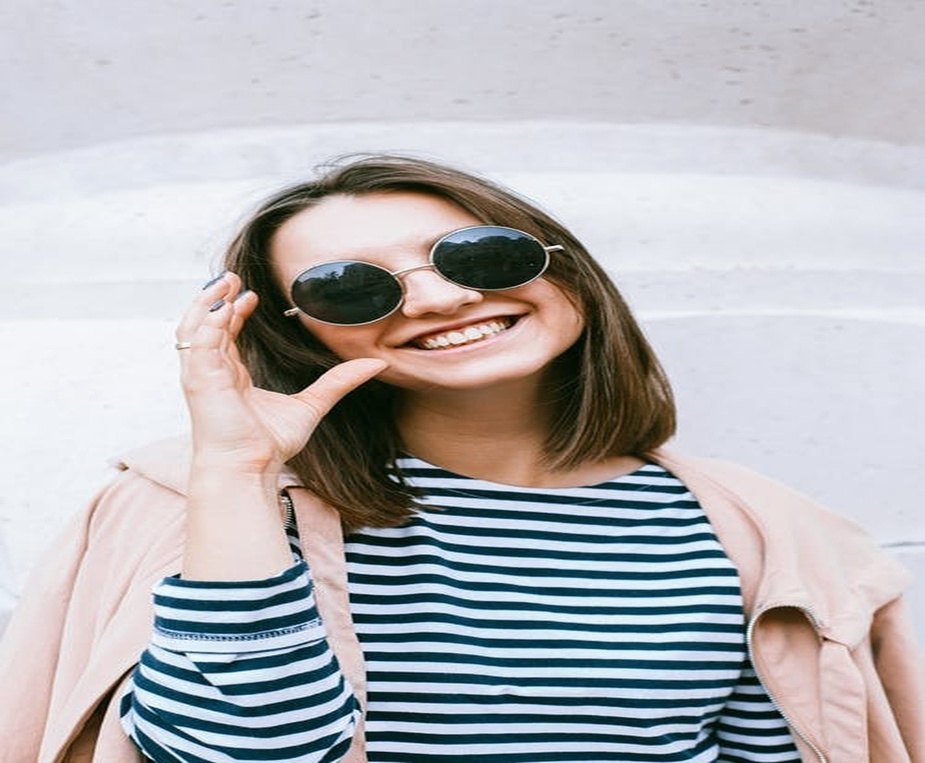
#> input picture OpenCV2/images/1.jpeg, 925 x 763 px, shrunk from 1152 x 951 before the run
$ python Adaptive_Thresholding.py
#> lines starting #> are read from the running program, lines starting #| are printed output that depends on the picture; after the words box and inside, x2 and y2 are one past the last pixel; in counts of white or black regions, pixels touching at a corner belong together
"""
    Python | Thresholding techniques using OpenCV
    Set-2 (Adaptive Thresholding)

    Simple Thresholding was explained with different types of
    thresholding techniques. Another Thresholding techniques is Adaptive
    Thresholding. In Simple Thresholding technique, a global value of threshold was used
    which remained constant throughout. So, a constant threshold value won't help
    in the case of variable lighting conditions in different areas. Adaptive
    thresholding is the method where the threshold value is calculated for smaller
    regions. This lead to different threshold values for different region with
    respect to the changing in lighting. We use cv2.adaptiveThreshold for this.
"""

# Python program to illustrate
# adaptive thresholding type on an image

# organizing imports
import cv2
import numpy as np

# path to input image is specfied and
# image is loaded with imread command
img = cv2.imread("../images/1.jpeg", 0)
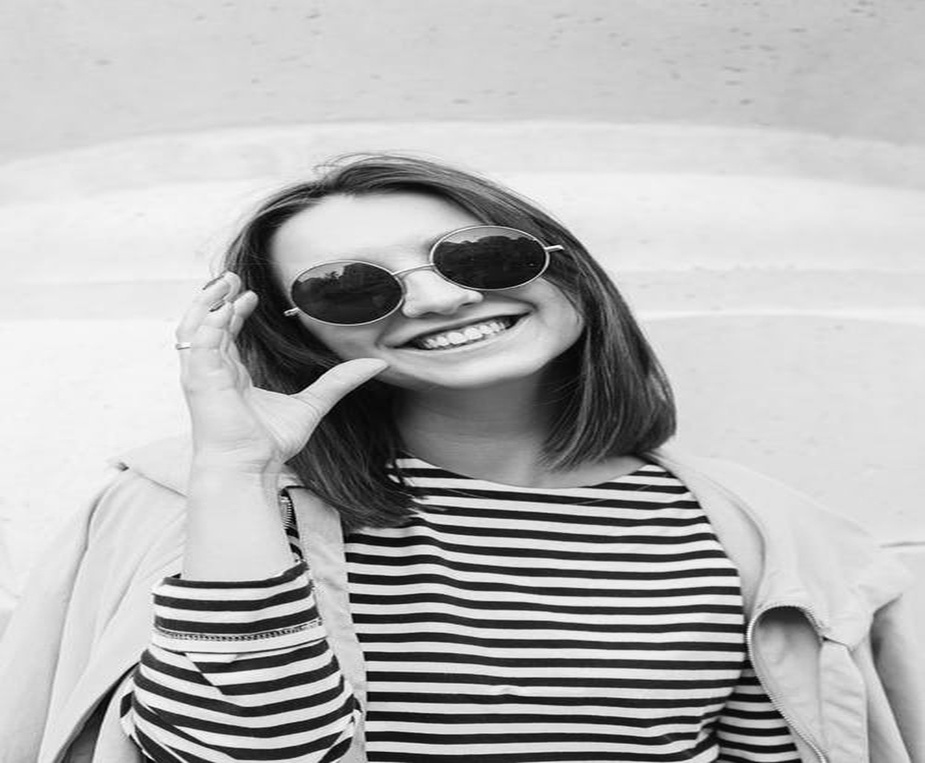
#> img: shape (763, 925); min 0, max 255, mean 180.7

# OR

# cv2.cvtColor is applied over the
# image input with applied parameters
# to convert the image in grayscale
# img = cv2.cvtColor(img, cv2.COLOR_BGR2GRAY)

# applying different thresholding
thresh1 = cv2.adaptiveThreshold(img, 255, cv2.ADAPTIVE_THRESH_MEAN_C, cv2.THRESH_BINARY, 199, 5)
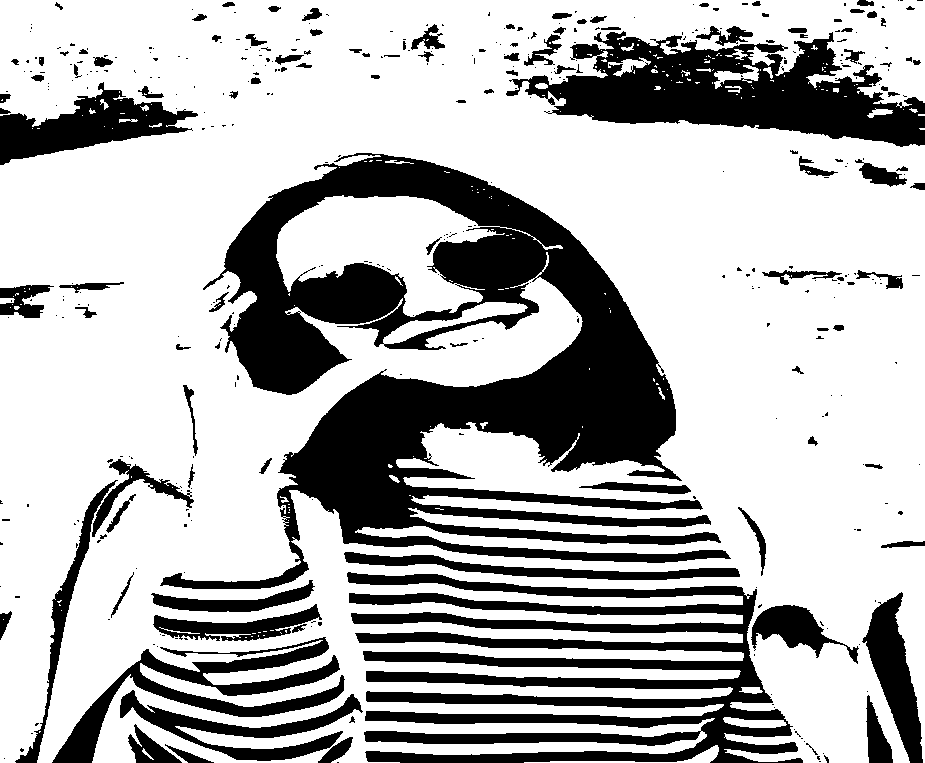
#> thresh1: shape (763, 925); 70.9% white; 414 black regions (300 under 20 px), largest, box (x1, y1, x2, y2) and area: (160, 153, 731, 589) 89744, (347, 572, 803, 763) 37837, (506, 31, 925, 147) 24185

thresh2 = cv2.adaptiveThreshold(img, 255, cv2.ADAPTIVE_THRESH_GAUSSIAN_C, cv2.THRESH_BINARY, 199, 5)
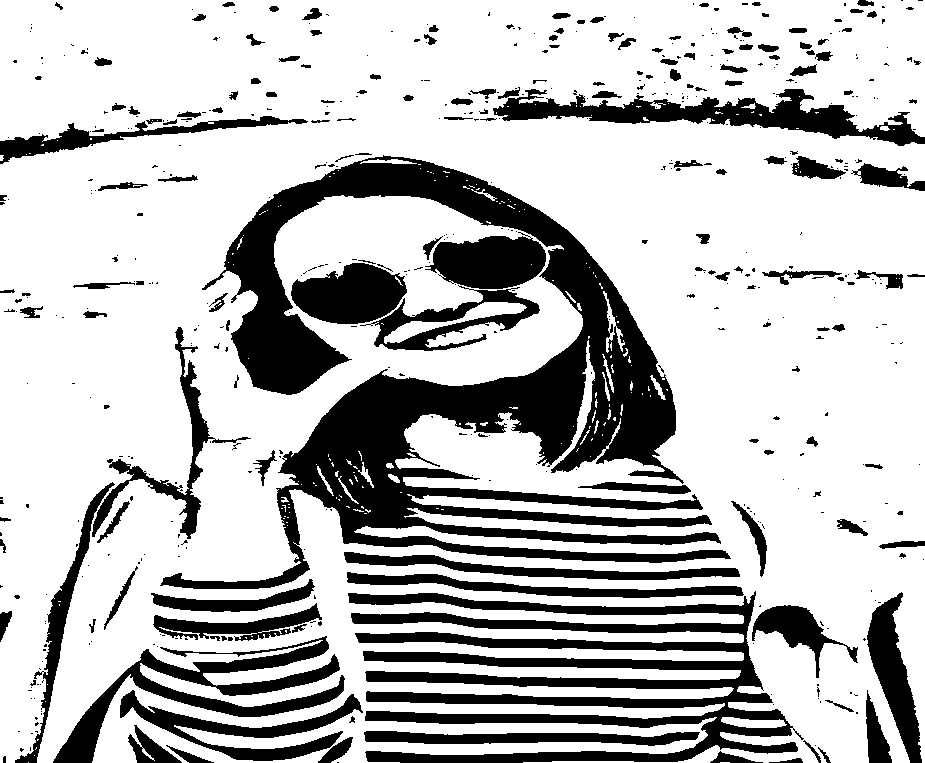
#> thresh2: shape (763, 925); 74% white; 545 black regions (375 under 20 px), largest, box (x1, y1, x2, y2) and area: (160, 155, 731, 589) 71089, (348, 591, 804, 763) 30428, (53, 636, 345, 763) 8826

# stacking image side-by-side
res = np.hstack((img, thresh1, thresh2))
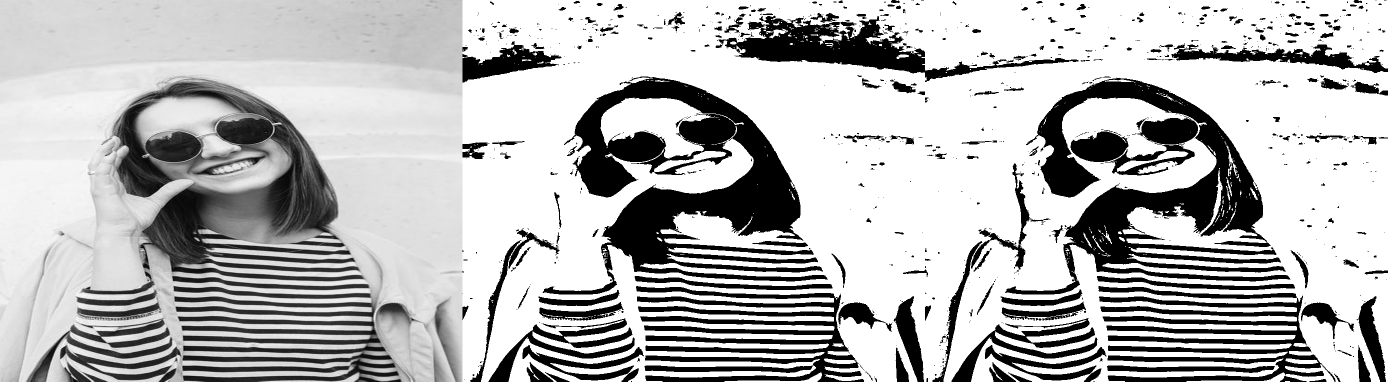
#> res: shape (763, 2775) (shown at 1/2 size); min 0, max 255, mean 183.4

# the window showing output images
# with the corresponding thresholding
# techniques applied to the input image

cv2.imshow("Adaptive Thresholding", res)
# cv2.imshow("Adaptive Gaussian", thresh2)

# de-allocate any associated memory usage
if cv2.waitKey(0) & 0xff == 27:
#> (key Esc is pressed here)
    cv2.destroyAllWindows()

$ run again, with OpenCV2/images/2.jpeg copied over OpenCV2/images/1.jpeg
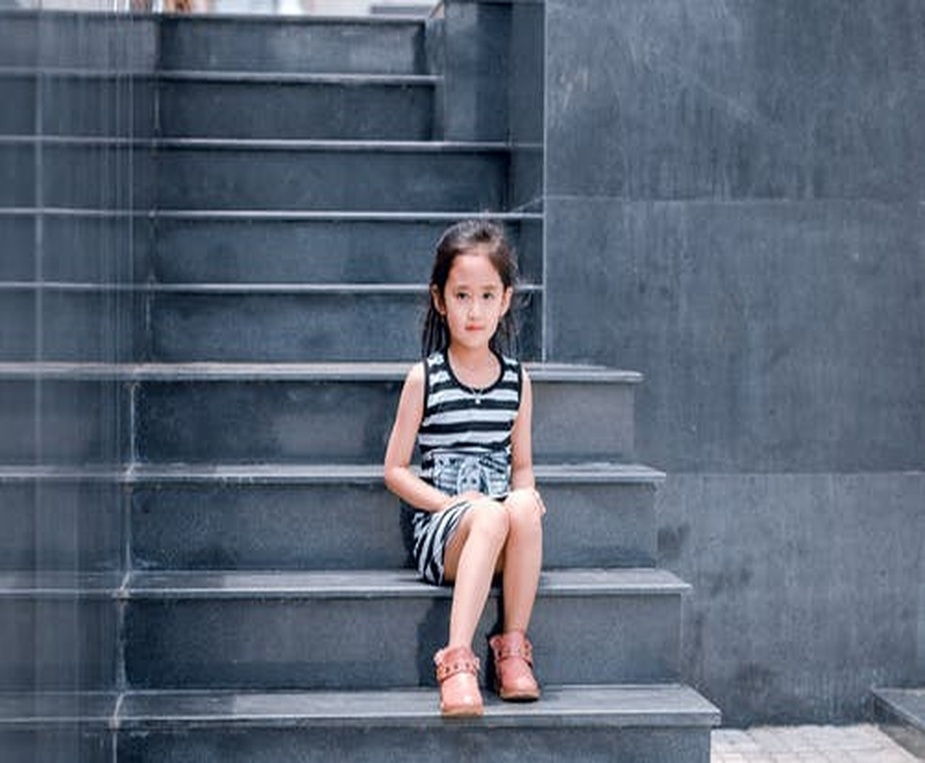
#> input picture OpenCV2/images/2.jpeg, 925 x 763 px, shrunk from 1152 x 951 before the run
#> `thresh1 = cv2.adaptiveThreshold(img, 255, cv2.ADAPTIVE_THRESH_MEAN_C, ..`:
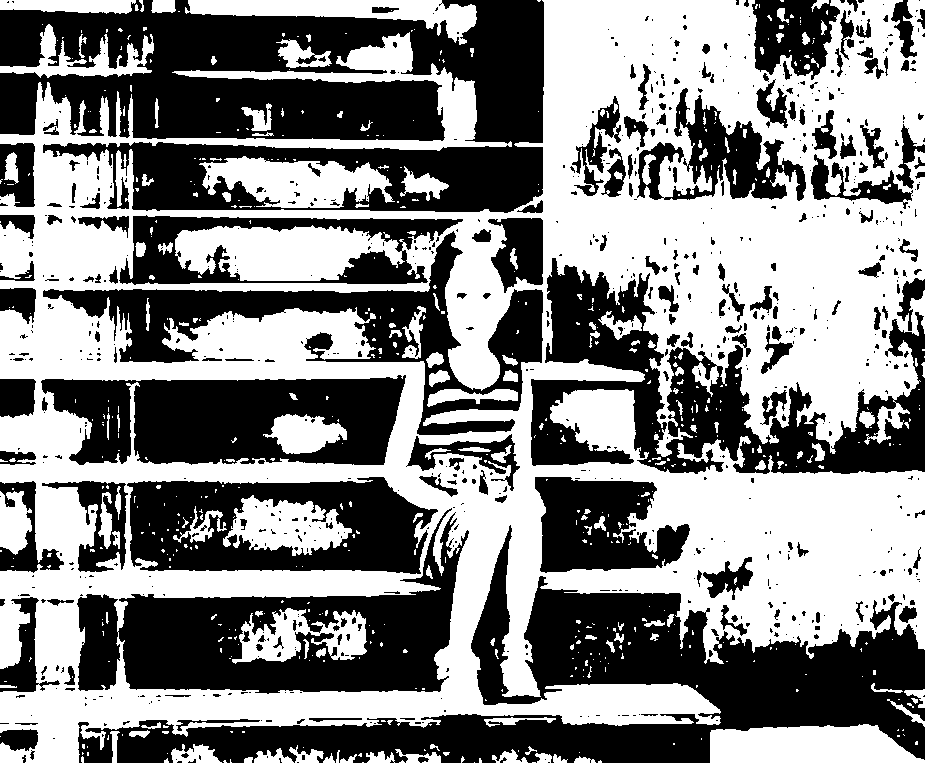
#> thresh1: shape (763, 925); 52.3% white; 790 black regions (585 under 20 px), largest, box (x1, y1, x2, y2) and area: (0, 0, 544, 213) 74995, (78, 525, 925, 763) 59963, (531, 258, 925, 474) 31689
#> thresh2: shape (763, 925); 58.5% white; 1229 black regions (887 under 20 px), largest, box (x1, y1, x2, y2) and area: (77, 517, 925, 763) 46350, (43, 218, 543, 494) 28007, (119, 502, 470, 694) 22943
#> `res = np.hstack((img, thresh1, thresh2))`:
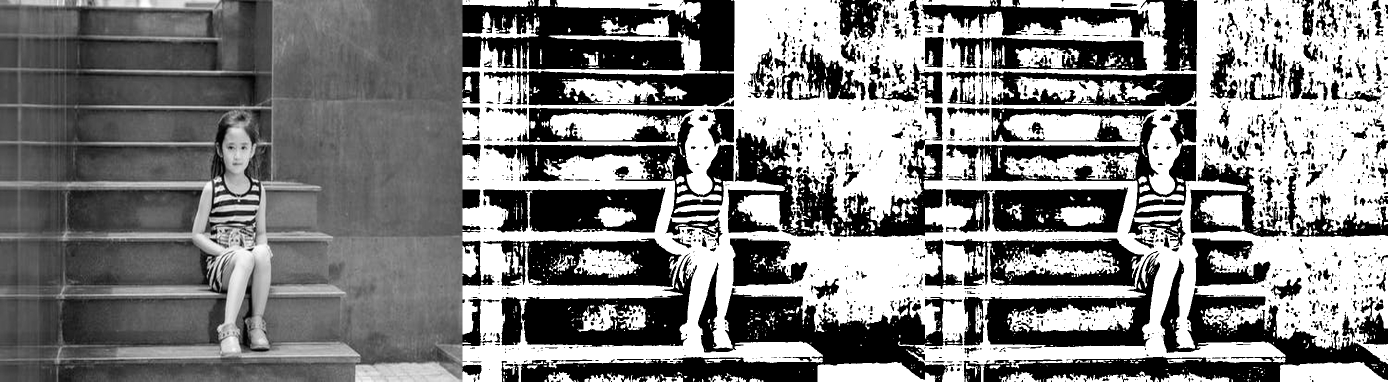
#> res: shape (763, 2775) (shown at 1/2 size); min 0, max 255, mean 127.2

$ run again, with OpenCV2/images/3.jpeg copied over OpenCV2/images/1.jpeg
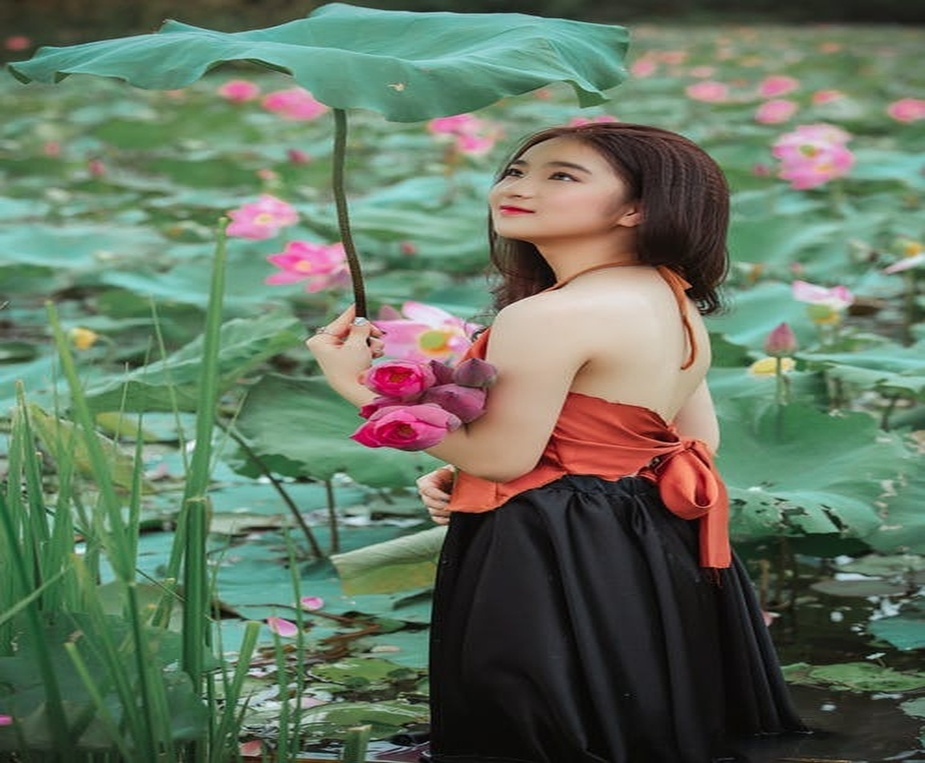
#> input picture OpenCV2/images/3.jpeg, 925 x 763 px, shrunk from 1152 x 951 before the run
#> `thresh1 = cv2.adaptiveThreshold(img, 255, cv2.ADAPTIVE_THRESH_MEAN_C, ..`:
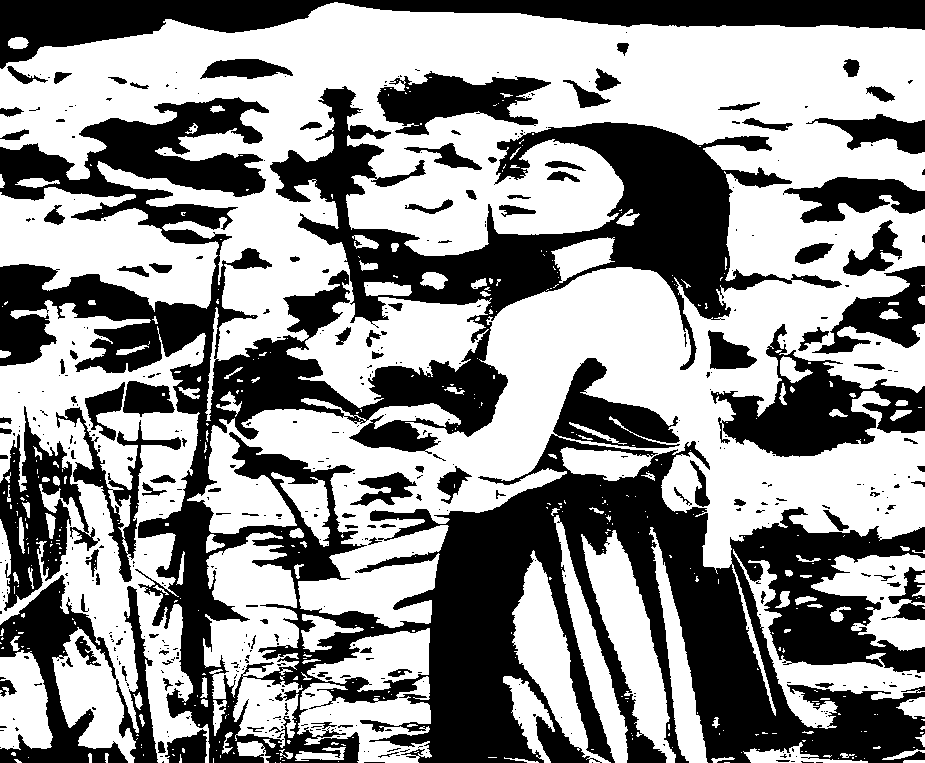
#> thresh1: shape (763, 925); 56.8% white; 481 black regions (360 under 20 px), largest, box (x1, y1, x2, y2) and area: (0, 86, 925, 763) 211584, (0, 0, 925, 69) 23214, (711, 324, 925, 457) 11338
#> thresh2: shape (763, 925); 57.4% white; 570 black regions (434 under 20 px), largest, box (x1, y1, x2, y2) and area: (0, 74, 925, 763) 188718, (0, 0, 925, 69) 22543, (709, 266, 925, 458) 16167
#> `res = np.hstack((img, thresh1, thresh2))`:
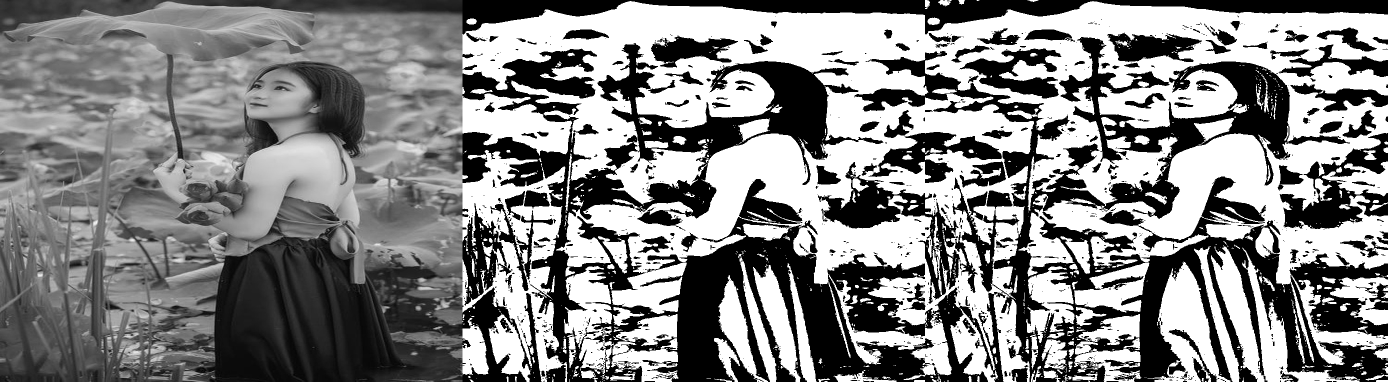
#> res: shape (763, 2775) (shown at 1/2 size); min 0, max 255, mean 133.5
